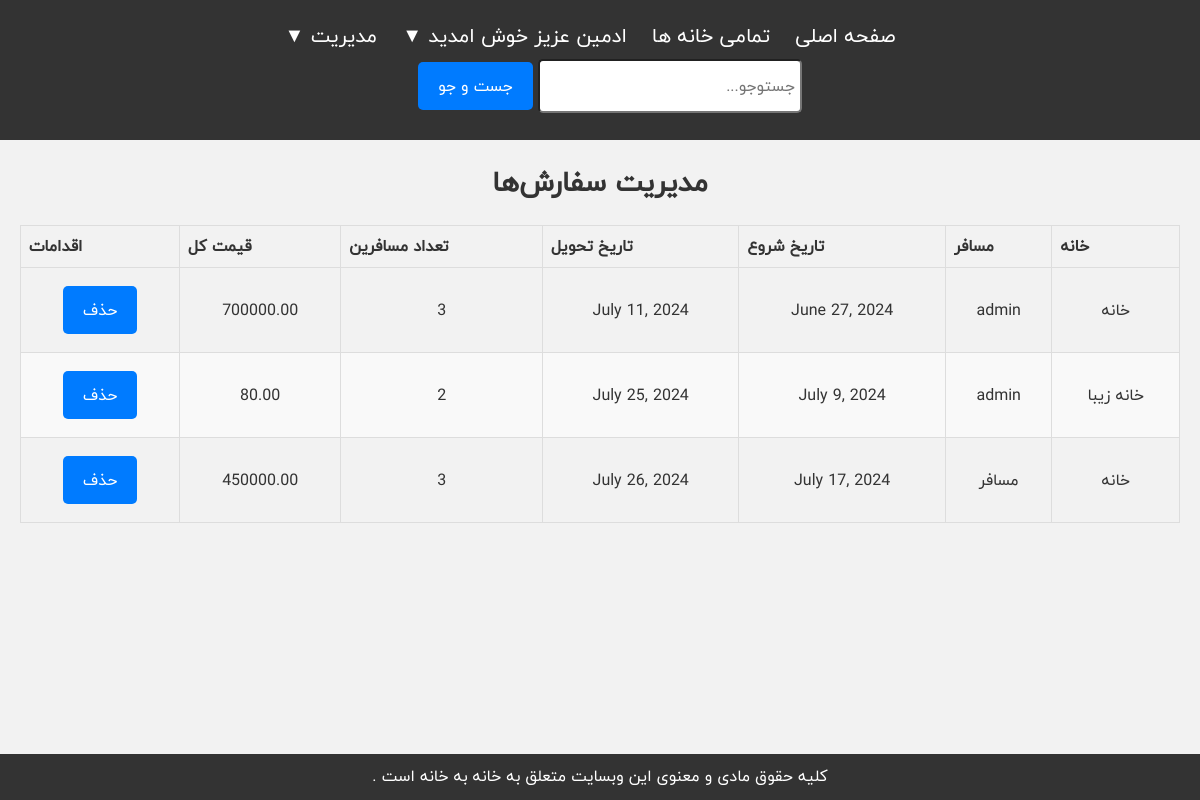
The app's page /management/orders/ (signed in) with its own data.
### reservations/models.py (models this page shows, shortened)
class User(AbstractUser):
    ROLES = (
        (1, 'Admin'),
        (2, 'Host'),
        (3, 'Passenger'),
    )
    role = models.IntegerField(choices=ROLES, default=3)
    phonenumber = models.CharField(max_length=15)
    address = models.TextField()
    role_change_requested = models.BooleanField(default=False)
    is_active = models.BooleanField(default=True)

class Order(models.Model):
    house = models.ForeignKey(House, on_delete=models.CASCADE)
    user = models.ForeignKey(User, on_delete=models.CASCADE)
    arrive_date = models.DateField()
    exit_date = models.DateField()
    count_of_passengers = models.IntegerField()
    total_price = models.DecimalField(max_digits=10, decimal_places=2)

class House(models.Model):
    name = models.CharField(max_length=100)
    image = models.ImageField(upload_to='house_images/')
    city = models.CharField(max_length=100)
    number_of_rooms = models.IntegerField()
    area = models.FloatField()
    number_of_parkings = models.IntegerField()
    capacity = models.IntegerField()
    price_per_day = models.IntegerField()
    pool = models.BooleanField(default=False)
    oven = models.BooleanField(default=False)
    user = models.ForeignKey(User, on_delete=models.CASCADE)
    is_active = models.BooleanField(default=True)

### reservations/views.py (the view)
# urls.py: path('management/orders/', admin_orders_list, name='admin_orders_list'),
@user_passes_test(admin_required)
def admin_orders_list(request):
    orders = Order.objects.all()
    return render(request, 'reservations/admin_orders_list.html', {'orders': orders})

### reservations/views.py (called while the page is built)
def admin_required(user):
    return user.is_authenticated and user.role == 1

### reservations/templates/reservations/admin_orders_list.html (shortened to what this page needs)
{% extends 'reservations/base.html' %}
{% block content %}
<h1>مدیریت سفارش‌ها</h1>
<table>
    <thead>
        <tr>
            <th>خانه</th>
            <th>مسافر</th>
            <th>تاریخ شروع</th>
            <th>تاریخ تحویل</th>
            <th>تعداد مسافرین</th>
            <th>قیمت کل</th>
            <th>اقدامات</th>
        </tr>
    </thead>
    <tbody>
        {% for order in orders %}
        <tr>
            <td>{{ order.house.name }}</td>
            <td>{{ order.user.username }}</td>
            <td>{{ order.arrive_date }}</td>
            <td>{{ order.exit_date }}</td>
            <td>{{ order.count_of_passengers }}</td>
            <td>{{ order.total_price }}</td>
            <td>
                <form method="post" action="{% url 'admin_delete_order' order.id %}">
                    <button type="submit">حذف</button>
                </form>
            </td>
        </tr>
        {% endfor %}
    </tbody>
</table>
{% endblock %}

### reservations/templates/reservations/base.html (shortened to what this page needs)
<!DOCTYPE html>
<html lang="fa" dir="rtl">
<head>
    {% load static %}
    <link rel="stylesheet" href="{% static 'css/styles.css' %}">
    <link href="https://cdn.jsdelivr.net/npm/iransans-fontface@0.1.1/css/iransans/iransans-fontface.min.css" rel="stylesheet">
    <link rel="stylesheet" href="https://code.jquery.com/ui/1.12.1/themes/base/jquery-ui.css">
</head>
<body>
    <header>
        <nav>
            <ul>
                <li><a href="{% url 'home' %}">صفحه اصلی</a></li>
                <li><a href="{% url 'house_list' %}">تمامی خانه ها</a></li>
                {% if user.is_authenticated %}
                    <li class="dropdown">
                        <a href="#" class="dropbtn"> {{ user.first_name }} عزیز خوش امدید  &#9660;</a>
                    </li>
                    {% if user.is_superuser %}
                        <li class="dropdown">
                            <a href="#" class="dropbtn">مدیریت  &#9660;</a>
                        </li>
                    {% endif %}
                {% else %}
                    <li><a href="{% url 'login' %}">ورود</a></li>
                    <li><a href="{% url 'signup' %}">ثبت نام</a></li>
                {% endif %}
            </ul>
            <form method="get" action="{% url 'search' %}" class="center search-form">
                <input type="text" name="q" placeholder="جستوجو..." required>
                <button type="submit">جست و جو</button>
            </form>
        </nav>
    </header>
    <main class="center">
        {% block content %}{% endblock %}
    </main>
</body>
<footer>
    <p>  کلیه حقوق مادی و معنوی این وبسایت متعلق به خانه به خانه است .  </p>
</footer>
</html>

### reservations/static/css/styles.css (style rules this page uses)
* { font-family: "Qs Iranyekan", Arial, sans-serif; }
body, h1, h2, h3, p, ul, li { margin: 0; padding: 0; box-sizing: border-box; }
body { font-family: "Qs Iranyekan", Arial, sans-serif; background-color: #f2f2f2; color: #333; line-height: 1.6; }
header { background-color: #333; color: #fff; padding: 20px 0; text-align: center; }
header nav ul { list-style-type: none; }
header nav ul li { display: inline; margin-right: 20px; }
header nav ul li a { color: #fff; text-decoration: none; }
.search-form { display: inline-block; margin-left: 20px; }
.search-form input[type="text"] { padding: 5px; font-size: 16px; width: 250px; border-radius: 5px; height:40px ; }
.search-form button { padding: 5px 10px; font-size: 16px; background-color: #007bff; color: #fff; border: none; cursor: pointer; }
main { padding: 20px; margin-bottom: 20px; }
h1, h2 { margin-bottom: 20px; font-size: 28px; text-align: center; }
.dropdown { position: relative; display: inline-block; }
.center { text-align: center; }
footer { background-color: #333; color: #fff; text-align: center; padding: 10px 0; position: fixed; bottom: 0; width: 100%; }
button[type="submit"] { background-color: #007bff; margin-top: 10px; margin-bottom: 10px; color: #fff; padding: 10px 20px; border: none; border-radius: 5px; cursor: pointer; font-size: 16px; }
a { text-decoration: none; color: #313785; font-size: 20px; }
table { width: 100%; border-collapse: collapse; margin: 20px 0; }
th, td { border: 1px solid #ddd; padding: 8px; }
th { background-color: #f2f2f2; text-align: left; }
tr:nth-child(even) { background-color: #f9f9f9; }

### records on screen
User: first_name "ادمین"
Order: house.name "خانه", user.username "admin", arrive_date "June 27, 2024", exit_date "July 11, 2024", count_of_passengers "3", total_price "700000.00"
Order: house.name "خانه زیبا", user.username "admin", arrive_date "July 9, 2024", exit_date "July 25, 2024", count_of_passengers "2", total_price "80.00"
Order: house.name "خانه", user.username "مسافر", arrive_date "July 17, 2024", exit_date "July 26, 2024", count_of_passengers "3", total_price "450000.00"
